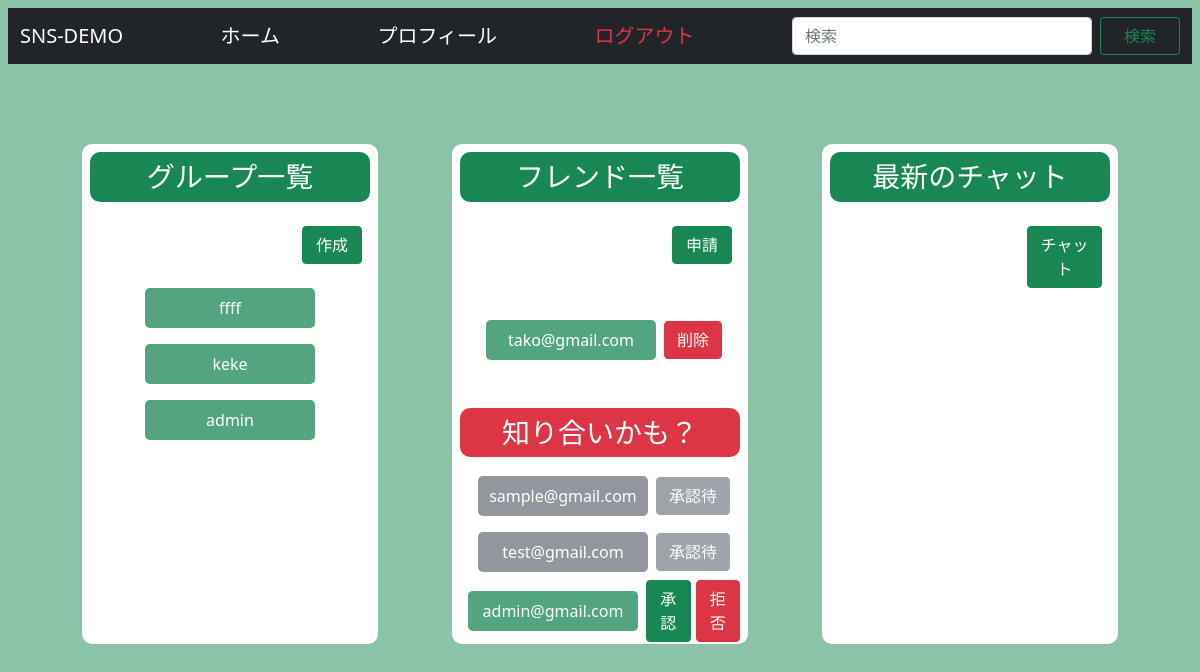
Page /app/home/ (signed in) on the earlier database version.
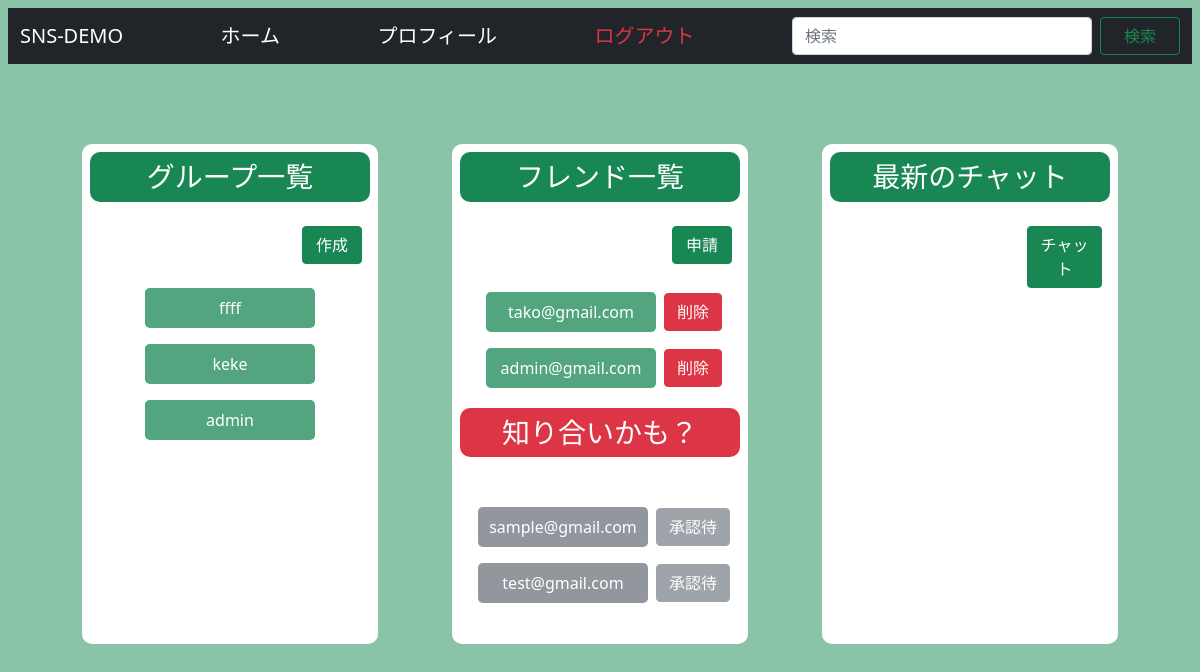
Same page on the later database version.
### app/models.py (models this page shows, shortened)
class Group(models.Model):
    id = models.UUIDField(default=uuid.uuid4, primary_key=True)
    owner = models.ForeignKey(get_user_model(), on_delete=models.CASCADE,  related_name='group_owner')
    member = models.ManyToManyField(get_user_model(), related_name='group_member')
    title = models.CharField(max_length=30)
    icon = models.ImageField(null=True, blank=True)
    def __str__(self):
        return self.title

class Friend(models.Model):
    id = models.UUIDField(default=uuid.uuid4, primary_key=True)
    send_from = models.ForeignKey(get_user_model(), on_delete=models.CASCADE, related_name='friend_send_from')
    send_to = models.ForeignKey(get_user_model(), on_delete=models.CASCADE)
    deny_flag = models.BooleanField(default=False)
    promise_flag = models.BooleanField(default=False)

### account/models.py (models this page shows, shortened)
class User(AbstractBaseUser):
    email = models.EmailField(
        verbose_name='email',
        max_length=255,
        unique=True,
    )
    is_active = models.BooleanField(default=True)
    is_admin = models.BooleanField(default=True)
    objects = UserManager()
    USERNAME_FIELD = 'email'
    REQUIRED_FIELDS = []
    def __str__(self):
        return self.email

### app/views.py (the view)
# urls.py: path('home/', views.home, name='home'),
@login_required
def home(request):
    user = get_user_model().objects.get(email=request.user)
    groups = user.group_member.all()
    friends = Friend.objects.filter(promise_flag=True)
    friends = friends.filter(Q(send_from=request.user) | Q(send_to=request.user))
    deny_friends = Friend.objects.filter(deny_flag=False, promise_flag=False)
    deny_friends = deny_friends.filter(Q(send_from=request.user) | Q(send_to=request.user))
    new_chats = Message.objects.filter(friend=request.user).order_by('-created_at')[:5]
    return render(request, 'page/home.html', {'groups': groups,
                                              'friends': friends,
                                              'deny_friends': deny_friends,
                                              'new_chats': new_chats})

### template/page/home.html (shortened to what the changed rows need)
{% extends 'base/base.html' %}
{% block main %}
<div class="d-flex justify-content-evenly" style="margin-top: 80px;position: relative;">
    <div class="bg-white w-25" style="height: 500px;border-radius: 10px;">
        <div class="d-flex flex-column bd-highlight　bg-success">
            <div class="d-flex flex-column" style="align-items: center;">
                {% for group in groups %}
                    <a href="{% url 'group_chat' pk=group.id %}" class="text-decoration-none text-black p-2">
                        <div class="rounded-3 bg-success p-2 text-white bg-opacity-75" style="text-align: center;max-width: 300px; min-width: 170px;">{{ group }}</div>
                    </a>
                {% endfor %}
            </div>
        </div>
    </div>
    <div class="bg-white w-25 " style="height: 500px;border-radius: 10px;">
        <div class="d-flex flex-column bd-highlight　bg-success">
            <div class="d-flex flex-column justify-content-center" style="align-items: center;min-height: 120px;max-height: 120px;">
                {% for friend in friends %}
                    {% if friend.send_to == request.user %}
                    <div class="d-flex flex-row align-items-center">
                        <a href="{% url 'friend_chat' pk=friend.id %}" class="text-decoration-none text-black p-2">
                            <div class="rounded-3 bg-success p-2 text-white bg-opacity-75"style="text-align: center;max-width: 300px; min-width: 170px;">{{ friend.send_from }}</div>
                        </a>
                        <a class="btn btn-danger text-decoration-none text-white" href="{% url 'friend_delete' pk=friend.id %}">削除</a>
                    </div>
                    {% endif %}
                {% endfor %}
            </div>
        </div>
        <div class="d-flex flex-column bd-highlight　bg-success">
            <div class="d-flex flex-column p-2 justify-content-center" style="align-items: center;min-height: 180px;max-height: 180px;">
                {% for deny_friend in deny_friends %}
                    {% if deny_friend.send_to == request.user %}
                        <div class="d-flex flex-row align-items-center">
                            <a href="#" class="text-decoration-none text-black p-2">
                                <div class="rounded-3 bg-success p-2 text-white bg-opacity-75"style="text-align: center;max-width: 300px; min-width: 170px;">{{ deny_friend.send_from }}</div>
                            </a>
                            <a class="btn btn-success text-decoration-none text-white" href="{% url 'friend_promise' pk=deny_friend.id %}">承認</a>
                            <a class="btn btn-danger text-decoration-none text-white" style="margin-left: 5px;" href="{% url 'friend_deny' pk=deny_friend.id %}">拒否</a>
                        </div>
                    {% else %}
                        <div class="d-flex flex-row align-items-center">
                            <a href="#" class="text-decoration-none text-black p-2">
                                <div class="rounded-3 bg-secondary p-2 text-white bg-opacity-75"style="text-align: center;max-width: 300px; min-width: 170px;">{{ deny_friend.send_to }}</div>
                            </a>
                            <a class="btn btn-secondary text-decoration-none text-white disabled" href="#">承認待</a>
                        </div>
                    {% endif %}
                {% endfor %}
            </div>
        </div>
    </div>
</div>
{% endblock %}

Differences in the rows shown:
changed Friend "admin@gmail.com": moves from the list under "知り合いかも？" to the list under "フレンド一覧"
